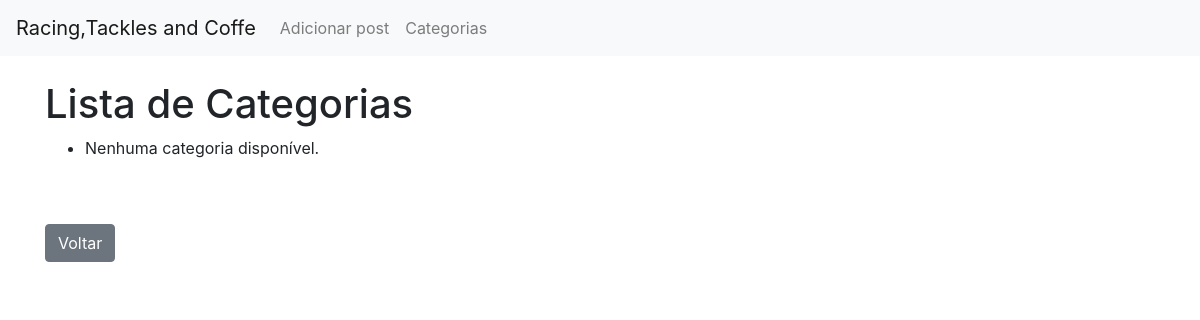
/categories/, run on an earlier commit of the app's database.
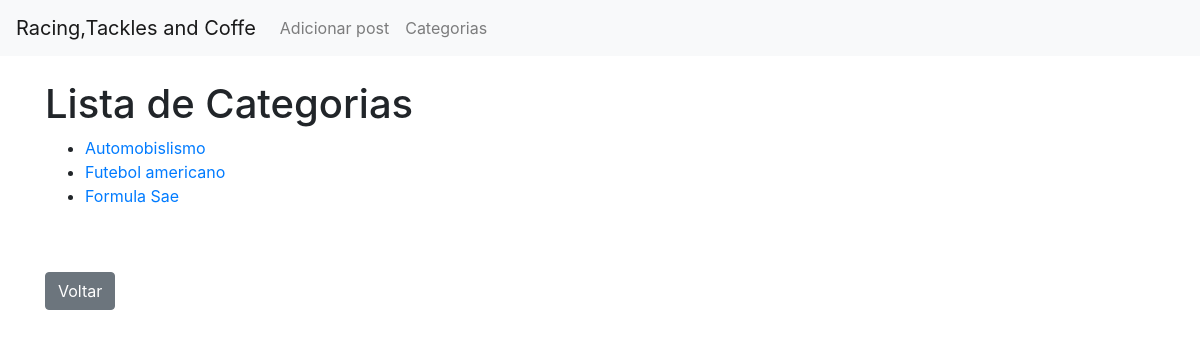
And on a later commit of the database.
### oblog/models.py (models this page shows, shortened)
class Category(models.Model):
    nome = models.CharField(max_length=100)
    descricao = models.TextField()

### oblog/views.py (the view)
# urls.py: path('categories/', CategoryList.as_view(), name='lista_categorias'),
class CategoryList(ListView):
    model = Category
    template_name = 'lista_categorias.html'
    context_object_name = 'categories'
    def get_queryset(self):
        return Category.objects.all()

### oblog/templates/lista_categorias.html (shortened to what this page needs)
{% extends 'base.html' %}
{% block content %}
    <h1>Lista de Categorias</h1>
    <ul>
        {% for category in categories %}
            <li><a href="{% url 'categoria' pk=category.pk %}">{{ category.nome }}</a></li>
        {% empty %}
            <li>Nenhuma categoria disponível.</li>
        {% endfor %}
    </ul>
    <br/><br/>
    <a href="{% url 'home' %}" class="btn btn-secondary">Voltar</a>
{% endblock %}

What changed in the data, as far as the page shows it:
added Category: nome "Automobislismo"
added Category: nome "Futebol americano"
added Category: nome "Formula Sae"
Also different on the page:
text no longer shown: "Nenhuma categoria disponível."
